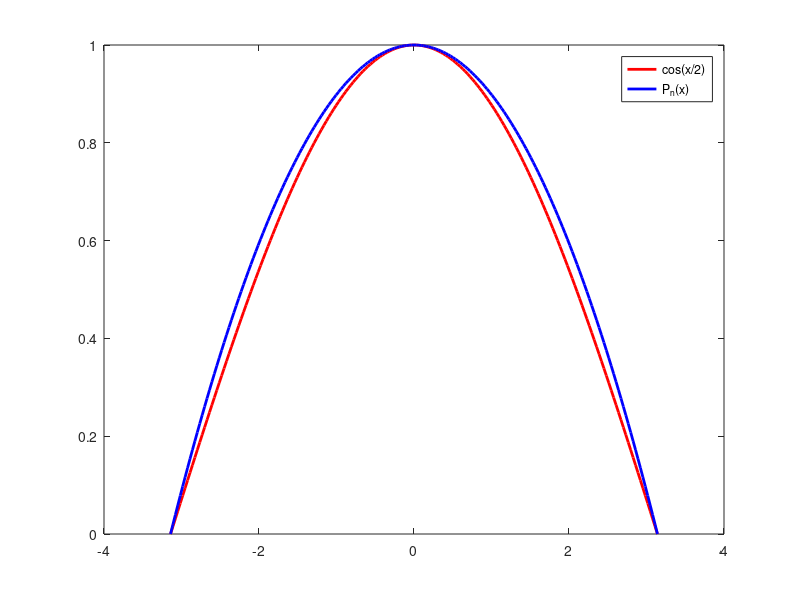

Recreate this plot in MATLAB.

figure(1);
title(''); ylabel('y'); xlabel('x');

x=pi*(-1:.01:1); 

plot(x,cos(x/2),'r-','LineWidth',2); hold on;
plot(x,(-x.^2 + pi.^2) / pi.^2,'b-','LineWidth',2);


legend('cos(x/2)','P_n(x)');